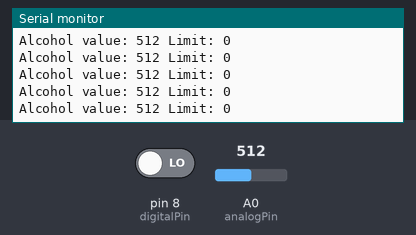
Simulated run of this sketch. Board: Arduino Uno, built with avr-gcc and run on an emulated ATmega328P. Parts: the last lines printed to the serial monitor. The inputs (shaded band) are chosen by the test bench; at power-on: A0 (analogPin) = 512, pin 8 (digitalPin) LOW.

Above: at 1.2 s.
1.3 s: A0 (analogPin) set to 716
At 1.31 s:
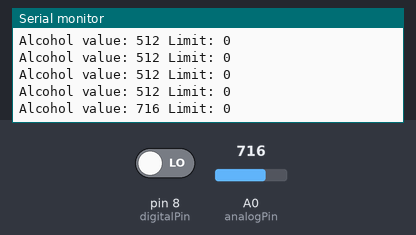
2.8 s: pin 8 (digitalPin) driven HIGH
At 2.82 s:
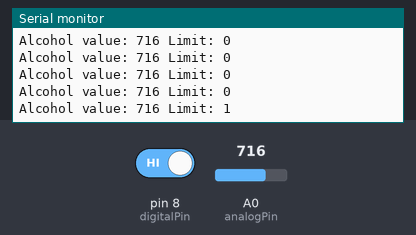
4.3 s: A0 (analogPin) set to 900
At 4.33 s:
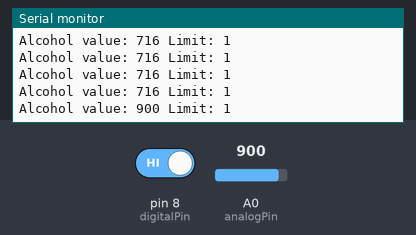
5.8 s: pin 8 (digitalPin) driven LOW
At 5.84 s:
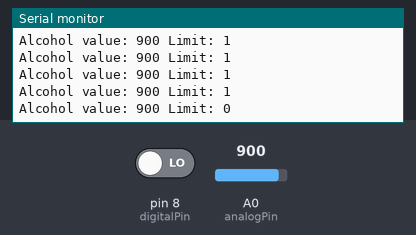
Timing chart, 0 to 8.3 s (numbered marks = the images above; inputs shaded):
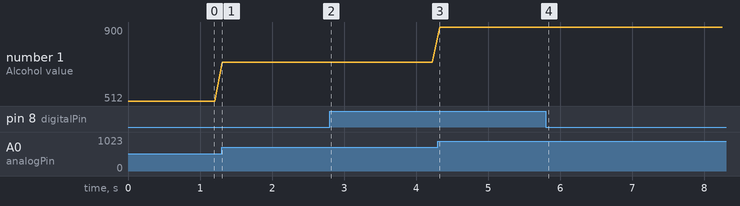

The sketch:

mq_3_alcohol_sensor.ino
```cpp
// mq_3_alcohol_sensor.ino - print alcohol value and limit digital info.
// (c) BotBook.com - Karvinen, Karvinen, Valtokari


const int analogPin = A0;
const int digitalPin = 8;

int limit = -1;
int value = 0;

void setup() {
  Serial.begin(115200);
  pinMode(digitalPin,INPUT);
}

void loop()
{
  //Read analog value
  value = analogRead(analogPin);
  //Check if alcohol limit is breached
  limit = digitalRead(digitalPin);
  Serial.print("Alcohol value: ");
  Serial.print(value);
  Serial.print(" Limit: ");
  Serial.println(limit);
  delay(100);
}
```

Measured:
- after the input at 1.3 s, the serial monitor: prints a new line at once (image 1)
- after the input at 2.8 s, the serial monitor: prints a new line at once (image 2)
- after the input at 4.3 s, the serial monitor: prints a new line at once (image 3)
- after the input at 5.8 s, the serial monitor: prints a new line at once (image 4)
- plotted number 1: 512 → 716 after the input at 1.3 s, 716 → 900 after the input at 4.3 s
